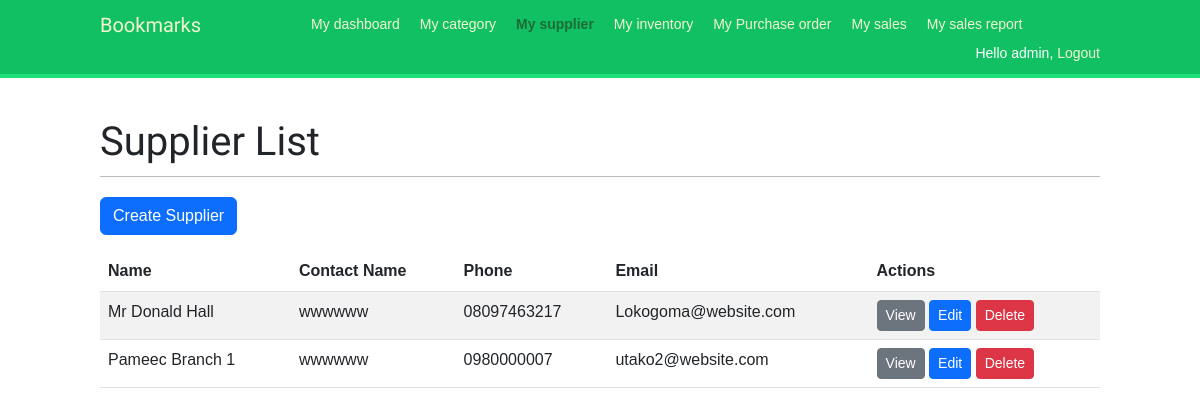
/supplier/ (signed in), run on the app's committed database.
### hotelbar/models.py (models this page shows, shortened)
class Supplier(models.Model):
    name = models.CharField(max_length=100)
    contact_name = models.CharField(max_length=100)
    phone = models.CharField(max_length=20)
    email = models.EmailField(max_length=254)

### inventory/views.py (the view)
# urls.py: path('supplier/', supplier_list, name='supplier_list'),
@login_required
def supplier_list(request):
    suppliers = Supplier.objects.all()
    context = {'suppliers': suppliers, 'section': 'supplier_list'}
    return render(request, 'inventory/supplier_list.html', context)

### inventory/templates/inventory/supplier_list.html
{% extends 'base.html' %}
{% block content %}
  <h1>Supplier List</h1>
  <p><a href="{% url 'supplier_create' %}" class="btn btn-primary">Create Supplier</a></p>
  <table class="table table-striped table-hover">
    <thead>
      <tr>
        <th>Name</th>
        <th>Contact Name</th>
        <th>Phone</th>
        <th>Email</th>
        <th>Actions</th>
      </tr>
    </thead>
    <tbody>
      {% for supplier in suppliers %}
        <tr>
          <td>{{ supplier.name }}</td>
          <td>{{ supplier.contact_name }}</td>
          <td>{{ supplier.phone }}</td>
          <td>{{ supplier.email }}</td>
          <td>
            <a href="{% url 'supplier_detail' supplier.pk %}" class="btn btn-sm btn-secondary">View</a>
            <a href="{% url 'supplier_edit' supplier.pk %}" class="btn btn-sm btn-primary">Edit</a>
            <a href="{% url 'supplier_delete' supplier.pk %}" class="btn btn-sm btn-danger" onclick="return confirm('Are you sure you want to delete this supplier?')">Delete</a>
          </td>
        </tr>
      {% empty %}
        <tr>
          <td colspan="5">No suppliers found.</td>
        </tr>
      {% endfor %}
    </tbody>
  </table>
{% endblock %}

### templates/base.html (shortened to what this page needs)
{% load static %}
<!DOCTYPE html>
<html>
<head>
    <link rel="stylesheet" href="https://cdnjs.cloudflare.com/ajax/libs/font-awesome/5.15.3/css/all.min.css">
<link href="https://cdn.jsdelivr.net/npm/bootstrap@5.3.0-alpha1/dist/css/bootstrap.min.css" rel="stylesheet">
<link href="{% static "css/base.css" %}" rel="stylesheet">
</head>
<body>
<div id="header">
<span class="logo">Bookmarks</span>
{% if request.user.is_authenticated %}
    <ul class="menu">
        <li {% if section == "dashboard" %}class="selected"{% endif %}>
            <a href="{% url 'dashboard' %}"> My dashboard</a>
        </li>
        <li {% if section == "category_list" %}class="selected"{% endif %}>
            <a href="{% url 'category_list' %}">My category</a>
        </li>
        <li {% if section == "supplier_list" %}class="selected"{% endif %}>
            <a href="{% url 'supplier_list' %}">My supplier</a>
        </li>
        <li {% if section == "inventory_list" %}class="selected"{% endif %}>
            <a href="{% url 'inventory_list' %}">My inventory</a>
        </li>
        <li {% if section == "purchase_order_list" %}class="selected"{% endif %}>
            <a href="{% url 'purchase_order_list' %}">My Purchase order</a>
        </li>
        <li {% if section == "sales" %}class="selected"{% endif %}>
            <a href="{% url 'sales_list' %}">My sales</a>
        </li>
        <li {% if section == "sales_report" %}class="selected"{% endif %}>
            <a href="{% url 'sales_summary_report' %}">My sales report</a>
        </li>
    </ul>
{% endif %}
<span class="user">
    {% if request.user.is_authenticated %}
    Hello {{ request.user.first_name|default:request.user.username }},
    <a href="{% url 'logout' %}">Logout</a>
    {% else %}
    <a href="{% url 'login' %}">Log-in</a>
    {% endif %}
</span>
</div>
<div id="content">
    {% block content %}
    {% endblock %}
    </div>
    </body>
    </html>

### account/static/css/base.css (style rules this page uses)
body { margin:0; padding:0; font-family:helvetica, sans-serif; }
p { line-height: 1.8; }
a { color:#12c064; text-decoration:none; }
h1, h2, h3, h4, h5 , h6 { font-family: 'Muli', sans-serif; font-weight:normal; }
h1 { border-bottom:1px solid #bbb; padding:0 0 10px 0; margin:10px 0 20px 0; }
#header { padding:10px 100px; font-size:14px; background:#12c064; color:#fff; border-bottom:4px solid #1cdf78; overflow:auto; }
#header .logo { font-family: 'Muli', sans-serif; float:left; color:#f3f7cc; font-size:20px; margin-right:10%; }
#header ul.menu { list-style:none; float:left; margin:0; padding:0; }
#header ul.menu li { float:left; padding:4px 10px; }
#header ul.menu li.selected a, #header ul.menu li.selected a:hover { color:#1b6d32; font-weight:bold; }
#header a { color:#f3f7cc; }
#header .user { float:right; padding-top:4px; }
#content { padding:30px 100px; }

### data on the page
Supplier: name "Mr Donald Hall", contact_name "wwwwww", phone "08097463217", email "Lokogoma@website.com"
Supplier: name "Pameec Branch 1", contact_name "wwwwww", phone "0980000007", email "utako2@website.com"

### other printed values
{{ request.user.first_name|default:request.user.username }} "admin"
